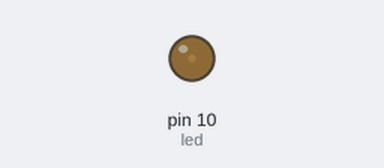
This sketch was run on a simulated Arduino Uno, built with avr-gcc and run on an emulated ATmega328P. Shown: output pins drawn as LEDs (lit = HIGH).

Above: at 0.05 s.
At 0.3 s:
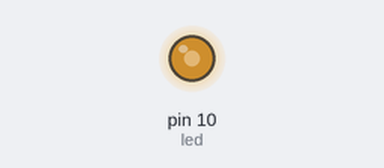
At 0.45 s:
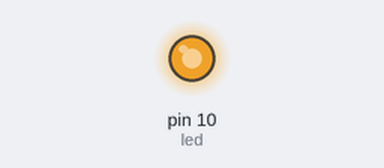
At 0.85 s:
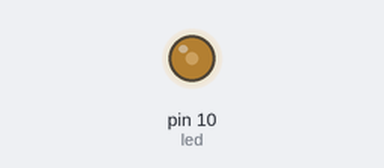
Timing chart, 0 to 3.0 s (numbered marks = the images above):
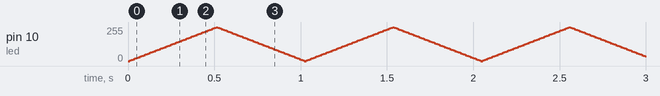

The sketch:

008_LEDPWM.ino
```cpp
//A full description of this module (and many others) can be downloaded at: https://eve_arduino

int led = 10;
int brightness = 0;
int fadeAmount = 5;

void setup()
{
  pinMode(led, OUTPUT);
}

void loop()
{
  analogWrite(led, brightness);
  brightness = brightness + fadeAmount;
  if (brightness == 0 || brightness == 255)
  {
    fadeAmount = -fadeAmount;
  }
  delay(10);
}
```
